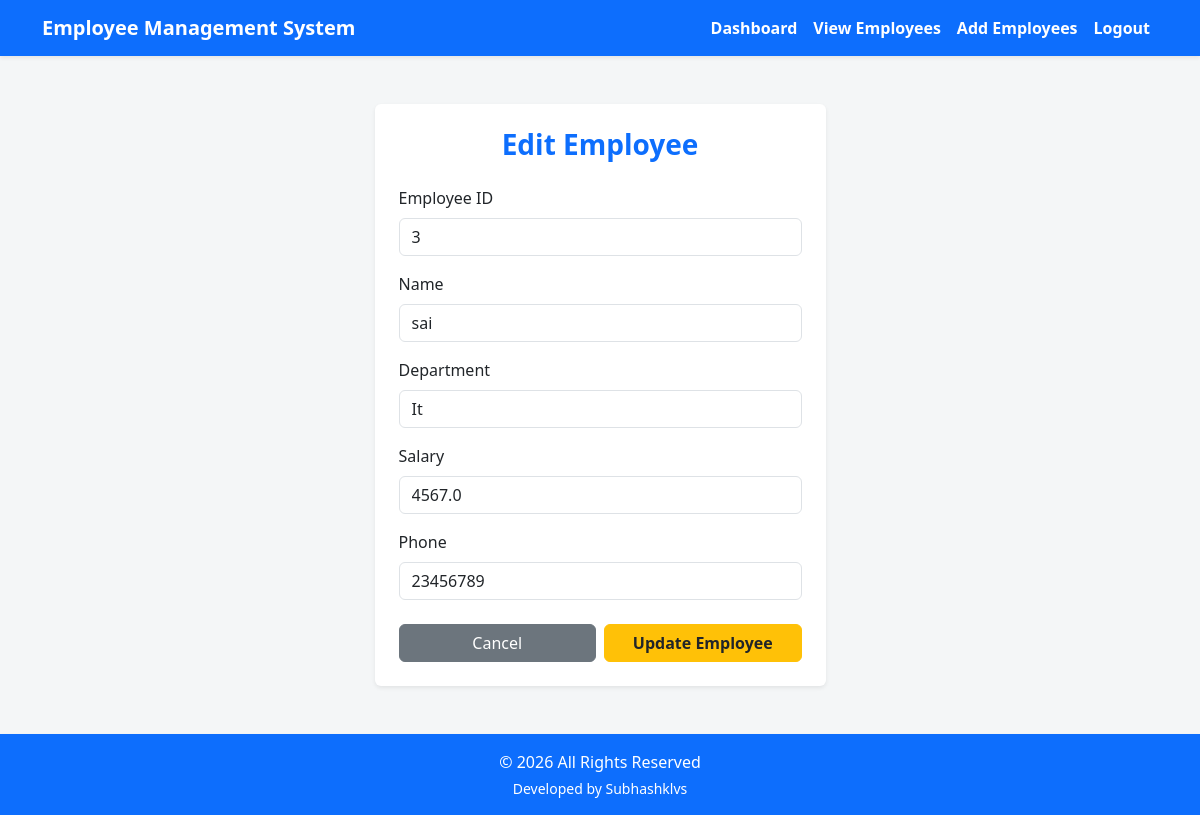
Screenshot of /edit/3 (signed in) with the database file from the repository.
### tables this page shows
CREATE TABLE employee (
                eid     INTEGER PRIMARY KEY AUTOINCREMENT,
                ename   TEXT    NOT NULL,
                edept   TEXT    NOT NULL,
                esalary REAL    NOT NULL,
                ephone  TEXT    NOT NULL
            );

### app.py (the view)
@app.route("/edit/<eid>")
def edit(eid):
    if "admin" not in session:
        return redirect("/")
    with get_db() as conn:
        emp = conn.execute(
            "SELECT * FROM employee WHERE eid = ?", (eid,)
        ).fetchone()
    return render_template("edit_employee.html", emp=tuple(emp))

### app.py (called while the page is built)
def get_db():
    conn = sqlite3.connect(DATABASE)
    conn.row_factory = sqlite3.Row
    return conn

### templates/edit_employee.html (shortened to what this page needs)
{% extends "base.html" %}
{% block content %}
<div class="row justify-content-center">
    <div class="col-md-6 col-lg-5">
        <div class="card shadow-sm border-0 mt-4">
            <div class="card-body p-4">
                <h3 class="card-title text-center mb-4 fw-bold text-primary">Edit Employee</h3>
                <form method="post" action="/update">
                    <div class="mb-3">
                        <label for="eid" class="form-label">Employee ID</label>
                        <input type="text" id="eid" name="eid" value="{{ emp[0] }}" class="form-control" required>
                    </div>
                    <div class="mb-3">
                        <label for="ename" class="form-label">Name</label>
                        <input type="text" id="ename" name="ename" value="{{ emp[1] }}" class="form-control" required>
                    </div>
                    <div class="mb-3">
                        <label for="edept" class="form-label">Department</label>
                        <input type="text" id="edept" name="edept" value="{{ emp[2] }}" class="form-control" required>
                    </div>
                    <div class="mb-3">
                        <label for="esalary" class="form-label">Salary</label>
                        <input type="number" id="esalary" name="esalary" value="{{ emp[3] }}" class="form-control" required>
                    </div>
                    <div class="mb-4">
                        <label for="ephone" class="form-label">Phone</label>
                        <input type="text" id="ephone" name="ephone" value="{{ emp[4] }}" class="form-control" required>
                    </div>
                    <div class="d-flex justify-content-between gap-2">
                        <a href="/view" class="btn btn-secondary w-50">Cancel</a>
                        <button type="submit" class="btn btn-warning w-50 text-dark fw-semibold">Update Employee</button>
                    </div>
                </form>
            </div>
        </div>
    </div>
</div>
{% endblock %}

### templates/base.html (style rules this page uses)
body { background-color: #f4f6f7; display: flex; flex-direction: column; min-height: 100vh; }

### rows the page displays
employee: eid "3", ename "sai", edept "It", esalary "4567.0", ephone "23456789"
